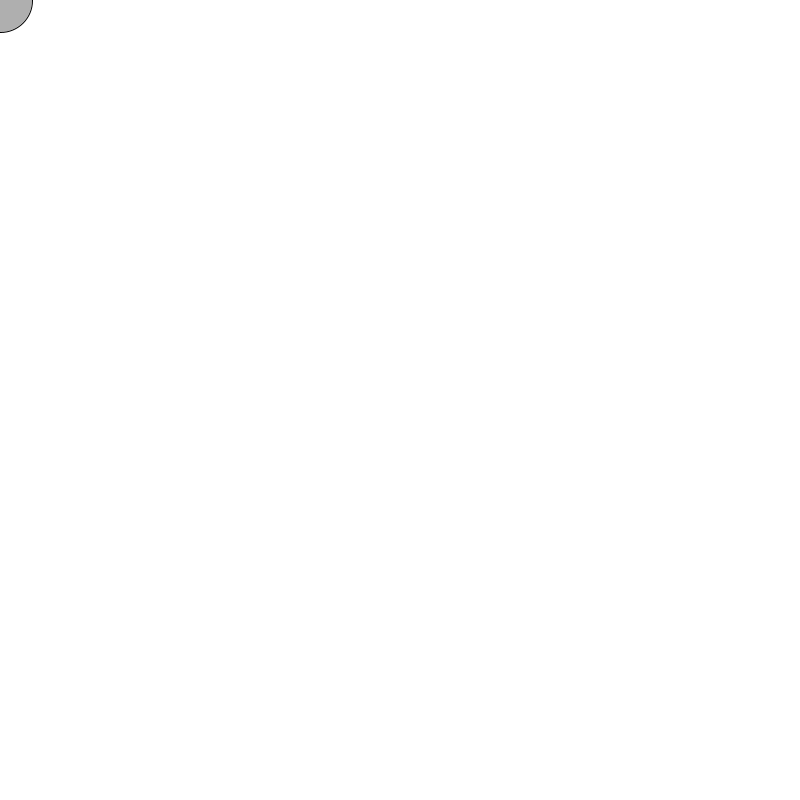
Frame 1 (no input)
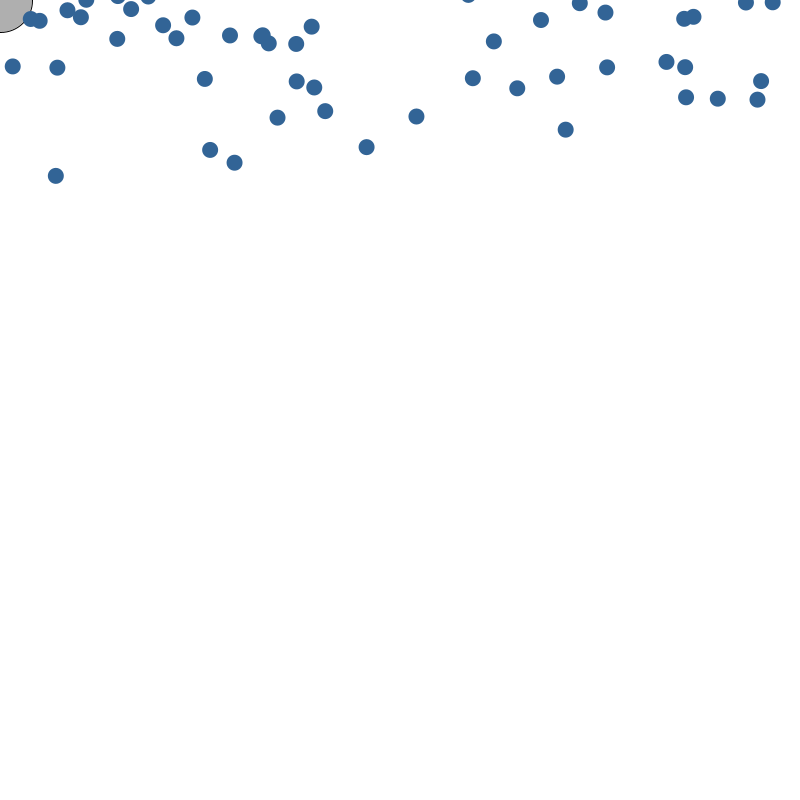
Frame 60 (the mouse pressed at the canvas centre just before this capture)
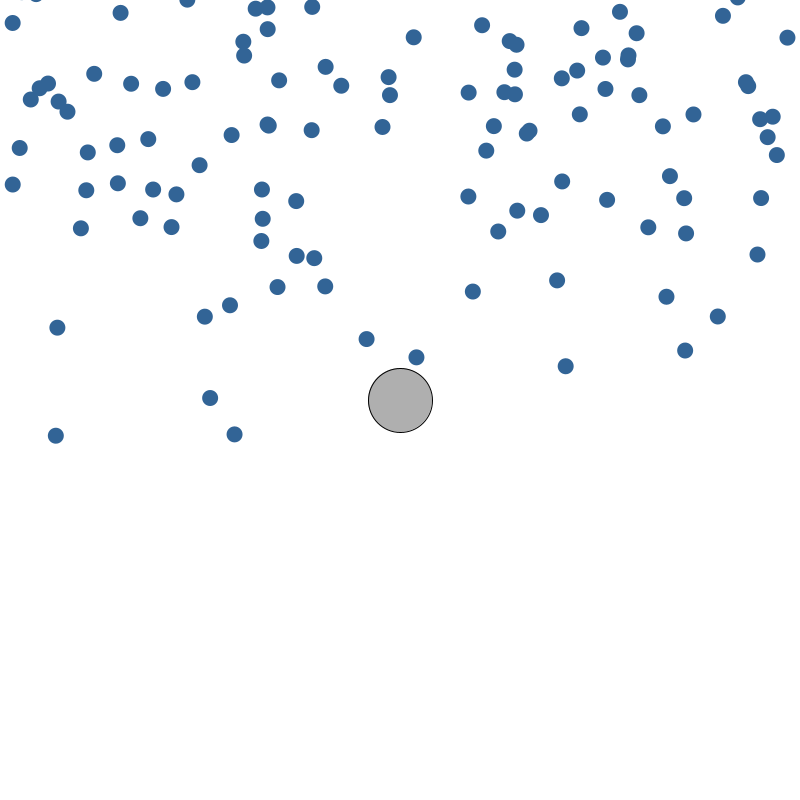
Frame 120 (the mouse held since frame 60 and released just before this capture)

The Processing sketch that drew these frames (run headless with seeded random() and noise(); from frame 60 on, the mouse is pressed at the canvas centre):

// Processing sketch: exo187
// ── exo187.pde

class Goutte {
  float x, y;     // Position
  float v;        // Vitesse
  color c;        // Couleur
  float r;        // Rayon

  Goutte() {
    r = 8;      // Nos gouttes ont toutes la même taille pour l'instant.
    x = random(width);
    y = -4 * r; // on commence légèrement au dessus du haut de l'écran.
    v = random(1, 5);
    c = color(50, 100, 150);
  }

  void bouger() {
    y += v;
  }

  boolean enBas() {
    return y > height + 4 * r;
  }

  void dessiner() {
    fill(c);
    noStroke();
    ellipse(x, y, 2 * r, 2 * r);
  }
}

class Attrapeur {
  float r;    // Rayon
  float x, y; // Position

  Attrapeur(float r) {
    this.r = r;
    x = 0;
    y = 0;
  }

  void placer(float x, float y) {
    this.x = x;
    this.y = y;
  }

  void dessiner() {
    stroke(0);
    fill(175);
    ellipse(x, y, 2 * r, 2 * r);
  }
}

class Chronometre {
  int start;
  int tempsTotal;

  Chronometre(int tempsTotal) {
    start = millis();
    this.tempsTotal = tempsTotal;
  }

  void lancer() {
    start = millis();
  }

  boolean estTermine() {
    return millis() - start > tempsTotal;
  }
}

Attrapeur attrapeur;
Chronometre chrono;
Goutte[] gouttes = new Goutte[1000];
int totalGouttes = 0;

void setup() {
  size(800, 800);
  attrapeur = new Attrapeur(32);
  chrono = new Chronometre(2000);
  chrono.lancer();
}

void draw() {
  background(255);

  // De la partie 1
  attrapeur.placer(mouseX, mouseY);
  attrapeur.dessiner();


  // De la partie 3
  if (chrono.estTermine()) {
    println("2 secondes se sont écoulées");
    chrono.lancer();
  }


  // De la partie 4
  gouttes[totalGouttes] = new Goutte();
  totalGouttes++;
  if (totalGouttes >= gouttes.length) {
    totalGouttes = 0;
  }

  for (int i = 0; i < totalGouttes; i++) {
    gouttes[i].dessiner();
    gouttes[i].bouger();
  }  
}
